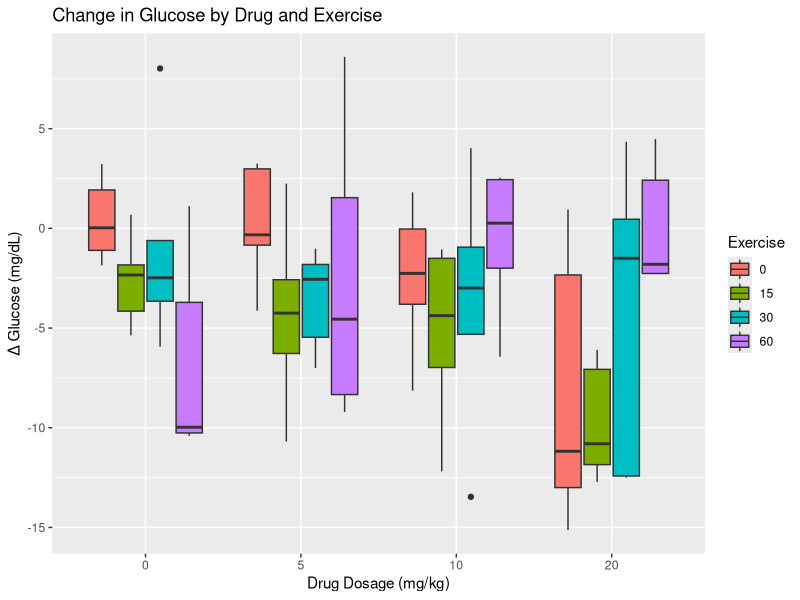
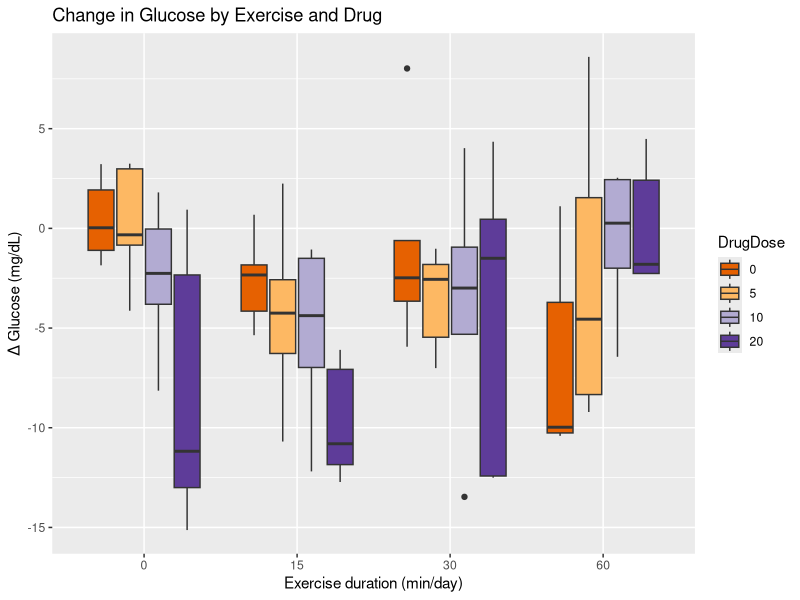
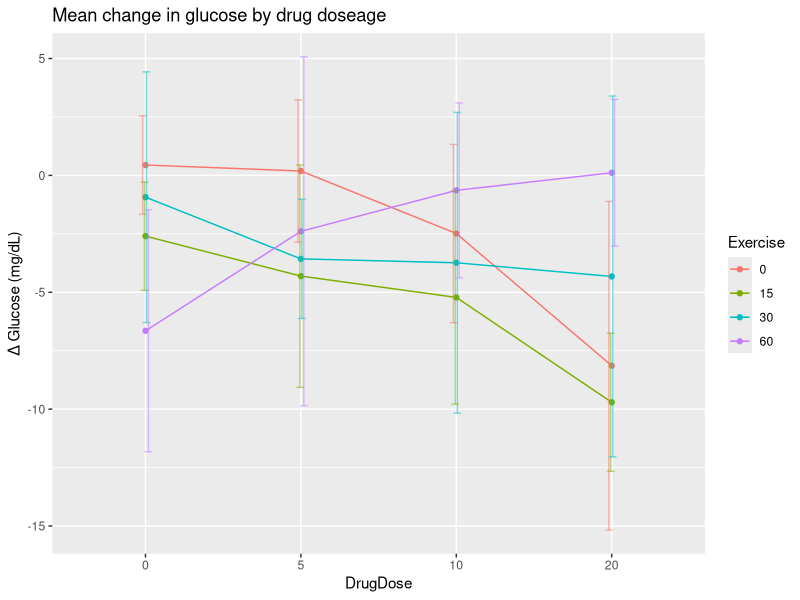
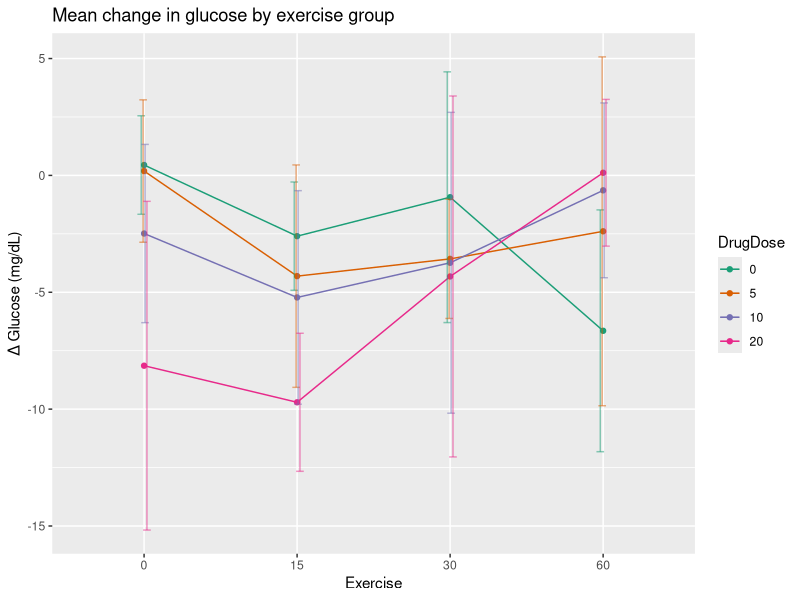
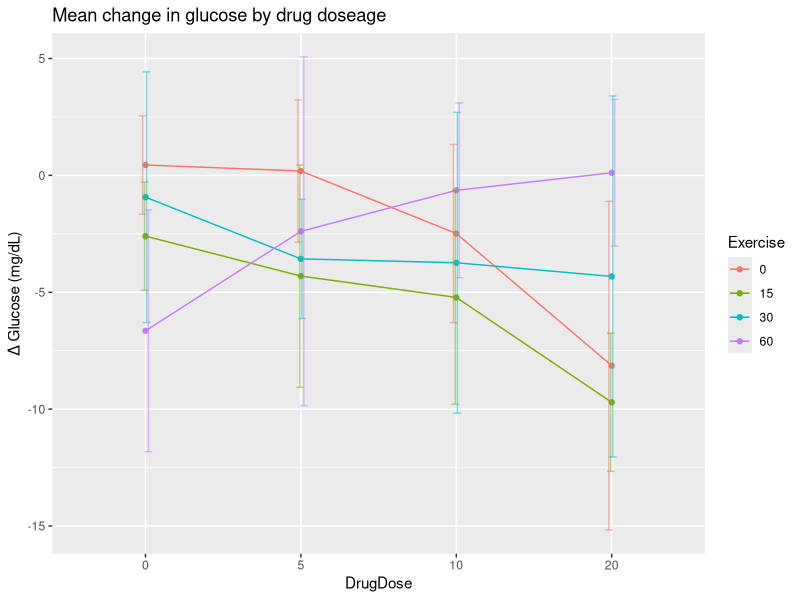

Write R code to recreate these figures, in order.
## ---- chunk 1
library(tidyverse)
library(knitr)
library(kableExtra)
## ---- chunk 2
studyDesign <- tibble("Drug dosage (mg/kg)" = c("0 (control)", 10, 20),
                      "Exercise duration (min/day)" = c("0 (sedentary control)",
                                                        30, 60))
knitr::kable(studyDesign)
## ---- chunk 3
drugExercise <- read_csv("data/drugExercise.csv")
drugExercise$DrugDose <- as_factor(drugExercise$DrugDose)
drugExercise$Exercise <- as_factor(drugExercise$Exercise)
head(drugExercise)
## ---- chunk 4
meansSD <- drugExercise %>%
  group_by(Exercise, DrugDose) %>%
  summarise(meanChange = round(mean(Delta), 3),
            stDev = sd(Delta))
meansSD
## ---- chunk 5
ggplot(drugExercise, aes(x = DrugDose, y = Delta, fill = Exercise)) +
  geom_boxplot() +
  labs(title = "Change in Glucose by Drug and Exercise",
       y = "Δ Glucose (mg/dL)", x = "Drug Dosage (mg/kg)")
## ---- chunk 6
ggplot(drugExercise, aes(x = Exercise, y = Delta, fill = DrugDose)) +
  geom_boxplot() +
  labs(title = "Change in Glucose by Exercise and Drug",
       y = "Δ Glucose (mg/dL)", x = "Exercise duration (min/day)") +
  scale_fill_brewer(palette = "PuOr") # use a different color palette
## ---- chunk 7
data_summary <- function(data, varname, groupnames){ 
  require(plyr)
  summary_func <- function(x, col){
    c(mean = mean(x[[col]], na.rm=TRUE),
      sd = sd(x[[col]], na.rm=TRUE))
    }
  data_sum<-ddply(data, groupnames, .fun=summary_func, varname)
  data_sum <- rename(data_sum, c("mean" = varname))
  return(data_sum)
  }

df2 <- data_summary(drugExercise, varname="Delta", 
                    groupnames=c("DrugDose", "Exercise"))

ggplot(df2, aes(x=DrugDose, y=Delta, group=Exercise, color=Exercise)) + 
    geom_line() +
    geom_point() +
    geom_errorbar(aes(ymin=Delta-sd, ymax=Delta+sd), width=.2,
                  position=position_dodge(0.05), alpha=.5) +
  labs(y = "Δ Glucose (mg/dL)",
       title = "Mean change in glucose by drug doseage") 

ggplot(df2, aes(x=Exercise, y=Delta, group=DrugDose, color=DrugDose)) + 
    geom_line() +
    geom_point()+
    geom_errorbar(aes(ymin=Delta-sd, ymax=Delta+sd), width=.2,
                  position=position_dodge(0.05), alpha=.5) +
  labs(y = "Δ Glucose (mg/dL)",
       title = "Mean change in glucose by exercise group") +
  scale_color_brewer(palette = "Dark2") # use a different color palette

remove.packages('plyr')
## ---- chunk 8
ggplot(meansSD, aes(x=DrugDose, y=meanChange, group=Exercise, color=Exercise)) + 
    geom_line() +
    geom_point() +
    geom_errorbar(aes(ymin=meanChange-stDev, ymax=meanChange+stDev), width=.2,
                  position=position_dodge(0.05), alpha=.5) +
  labs(y = "Δ Glucose (mg/dL)",
       title = "Mean change in glucose by drug doseage") 

## ---- chunk 9
# DrugDose*Exercise is the interaction
# main effects (DrugDose and Exercise separately) are included
anova(lm(Delta ~ DrugDose*Exercise, 
         data = drugExercise))
